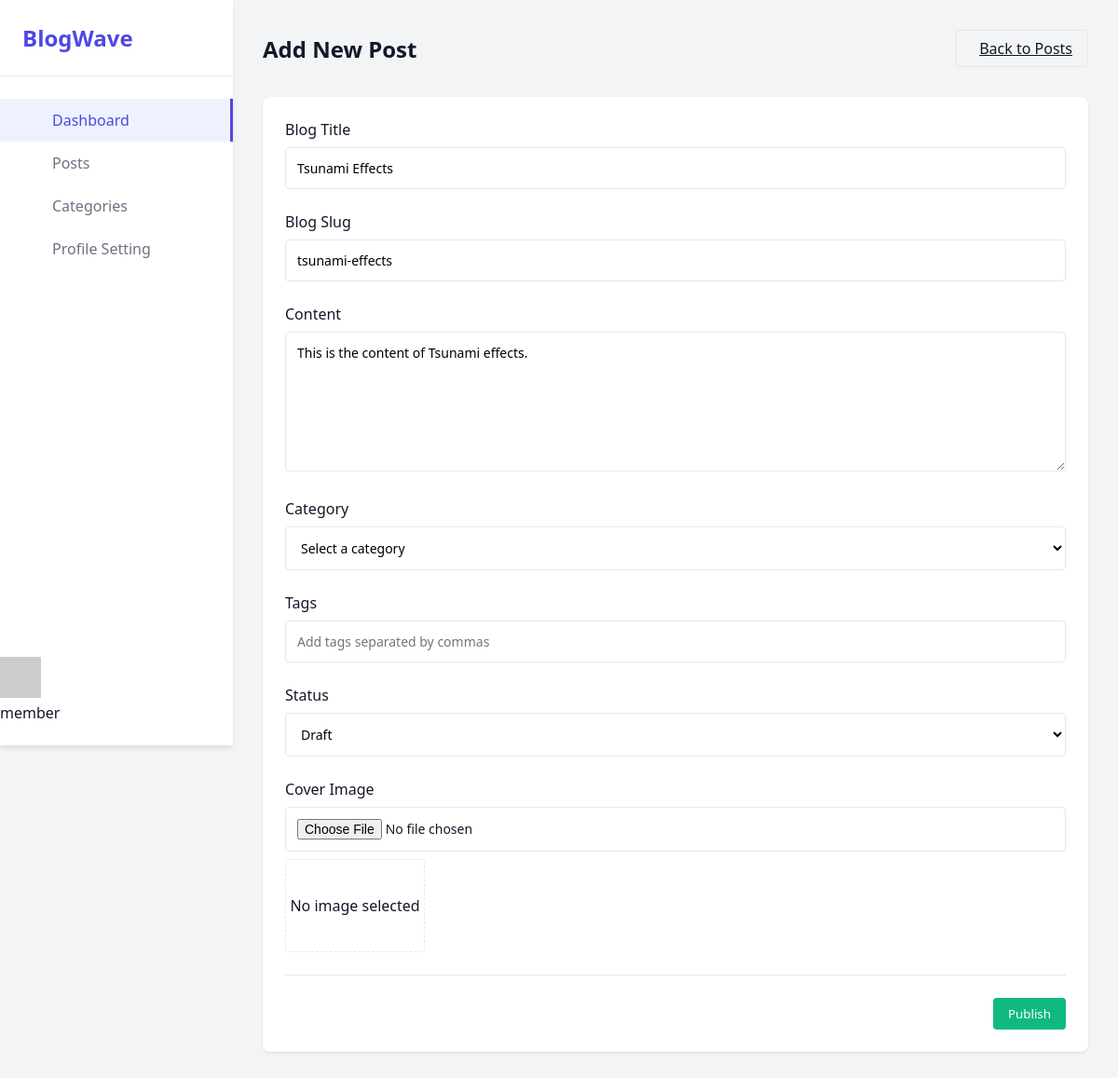
Page /adminpanel/edit-post/19 on the committed database.
### blogs/models.py (models this page shows, shortened)
class Blogs(models.Model):
    STATUS_CHOICES = (
        ('draft', 'Draft'),
        ('published', 'Published'),
        ('pending', 'Pending'),
        ('archived', 'Archived'),
    )
    status = models.CharField(max_length=10, choices=STATUS_CHOICES, default='draft')
    title = models.CharField(max_length=200)
    slug = models.SlugField(unique=True)
    content = models.TextField(blank=True,null=True)
    cover_image = models.ImageField(upload_to='covers/', blank=True, null=True)
    author = models.ForeignKey(CustomUser, on_delete=models.CASCADE,related_name='posts')
    status = models.CharField(max_length=10, choices=STATUS_CHOICES, default='draft')
    tags = TaggableManager()
    created_at = models.DateTimeField(auto_now_add=True)  # Automatically set on creation
    updated_at = models.DateTimeField(auto_now=True)      # Automatically set on update
    category = models.ForeignKey(Category, on_delete=models.SET_NULL, null=True, blank=True, related_name='blogs')

### adminpanel/views.py (the view)
# urls.py: path('edit-post/<int:id>', views.post_edit, name='post_edit'),
def post_edit(request,id):
    blog_id = id
    print("blog_id",blog_id)
    blog_object = Blogs.objects.get(id = blog_id)
    if request.method == "POST":
        print(request.POST)
        blog_object.title = request.POST["title"]
        blog_object.slug = request.POST["slug"]
        blog_object.content = request.POST["content"]
        blog_object.category = Category.objects.get(id=request.POST["category"])
        blog_object.tags = request.POST["tags"]
        blog_object.status = request.POST["status"]
        blog_object.cover_image = request.FILES["cover_image"]
        blog_object.save()
        return HttpResponse("blog updated success")
    else:
        context = {
            "blog":blog_object,
            "categories":Category.objects.all()
        }
        return render (request,"post_edit.html",context)

### adminpanel/templates/post_edit.html (shortened to what this page needs)
{% extends "master.html" %}
    {% block body %}
    <main class="main-content">
        <header class="header">
            <h1 class="page-title">Add New Post</h1>
            <a href="{% url 'add_post' %}" class="btn btn-outline">
                 Back to Posts
            </a>
        </header>
        <div class="post-form-container">
            <form method="post" action="{% url 'post_edit' blog.id %}" enctype="multipart/form-data">
                <div class="form-group">
                    <label for="postTitle">Blog Title</label>
                    <input type="text" id="postTitle" name="title" class="form-control" value="{{blog.title}}" placeholder="Enter post title" required>
                </div>
                <div class="form-group">
                    <label for="postSlug">Blog Slug</label>
                    <input type="text" id="postSlug" name="slug"  value="{{blog.slug}}" class="form-control" placeholder="post-url-slug" required>
                </div>
                <div class="form-group">
                    <label for="postContent">Content</label>
                    <textarea id="postContent" name="content" class="form-control" placeholder="Write your post content here..." required>{{blog.content}}</textarea>
                </div>
                <div class="form-group">
                    <label for="postCategory">Category</label>
                    <select id="postCategory" name="category" class="form-select" required>
                        <option value="">Select a category</option>
                    </select>
                </div>
                <div class="form-group">
                    <label for="postTags">Tags</label>
                    <input type="text" id="postTags" name="tags" class="form-control" placeholder="Add tags separated by commas">
                </div>
                <div class="form-group">
                    <label for="postStatus">Status</label>
                    <select id="postStatus" name="status" class="form-select">
                        <option value="draft">Draft</option>
                    </select>
                </div>
                <div class="form-group">
                    <label for="postThumbnail">Cover Image</label>
                    <input type="file" name="cover_image" id="postThumbnail" name="thumbnail" class="form-control" accept="image/*">
                    <div class="thumbnail-preview" id="thumbnailPreview">
                        <span>No image selected</span>
                    </div>
                </div>
                <div class="form-footer">
                    <button type="submit" class="btn btn-success">Publish</button>
                </div>
            </form>
        </div>
    </main>
{% endblock %}

### adminpanel/templates/post_edit.html (style rules this page uses)
:root { --primary-color: #4f46e5; --secondary-color: #f9fafb; --accent-color: #e5e7eb; --text-color: #111827; --light-text: #6b7280; --danger-color: #ef4444; --success-color: #10b981; --warning-color: #f59e0b; }
* { margin: 0; padding: 0; box-sizing: border-box; font-family: 'Segoe UI', Tahoma, Geneva, Verdana, sans-serif; }
body { display: flex; min-height: 100vh; background-color: #f3f4f6; color: var(--text-color); }
.main-content { flex: 1; padding: 2rem; }
.header { display: flex; justify-content: space-between; align-items: center; margin-bottom: 2rem; }
.page-title { font-size: 1.5rem; font-weight: 600; }
.btn { padding: 0.5rem 1rem; border-radius: 0.25rem; font-weight: 500; cursor: pointer; transition: all 0.2s; border: none; display: inline-flex; align-items: center; }
.btn-success { background-color: var(--success-color); color: white; }
.btn-outline { background-color: transparent; border: 1px solid var(--accent-color); color: var(--text-color); }
.post-form-container { background-color: white; border-radius: 0.5rem; padding: 1.5rem; box-shadow: 0 1px 3px rgba(0, 0, 0, 0.1); }
.form-group { margin-bottom: 1.5rem; }
.form-group label { display: block; margin-bottom: 0.5rem; font-weight: 500; }
.form-control { width: 100%; padding: 0.75rem; border: 1px solid var(--accent-color); border-radius: 0.25rem; font-size: 0.875rem; }
textarea.form-control { min-height: 150px; resize: vertical; }
.form-select { width: 100%; padding: 0.75rem; border: 1px solid var(--accent-color); border-radius: 0.25rem; font-size: 0.875rem; background-color: white; }
.form-footer { display: flex; justify-content: flex-end; gap: 0.75rem; padding-top: 1.5rem; border-top: 1px solid var(--accent-color); margin-top: 1.5rem; }
.thumbnail-preview { width: 150px; height: 100px; border: 1px dashed var(--accent-color); border-radius: 0.25rem; margin-top: 0.5rem; display: flex; align-items: center; justify-content: center; overflow: hidden; }

### rows in the picture
Blogs: title "Tsunami Effects", slug "tsunami-effects", content "This is the content of Tsunami effects."

### other values in the picture
{{ request.user.role|default:"member" }} "member"
